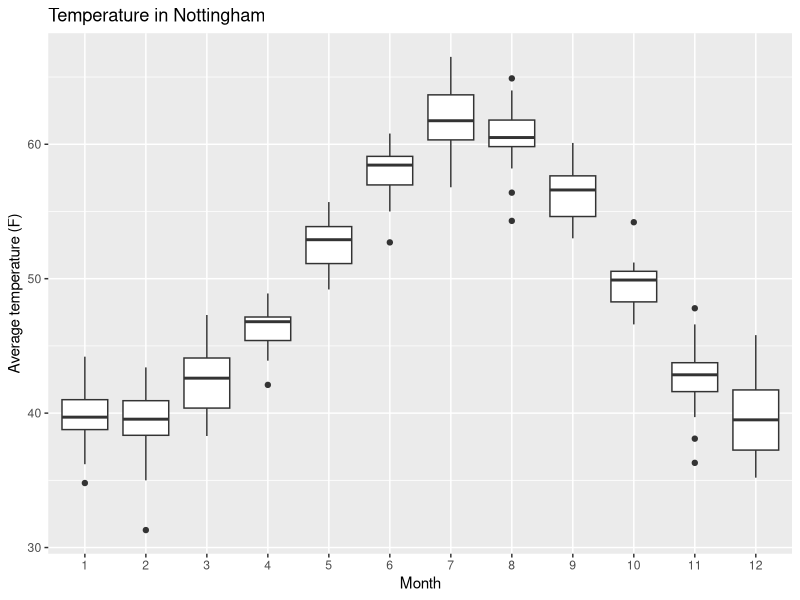
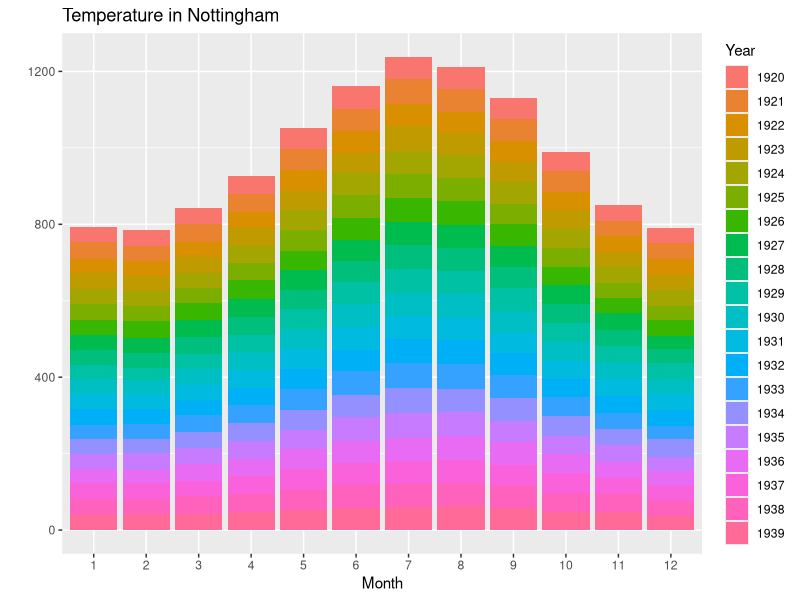
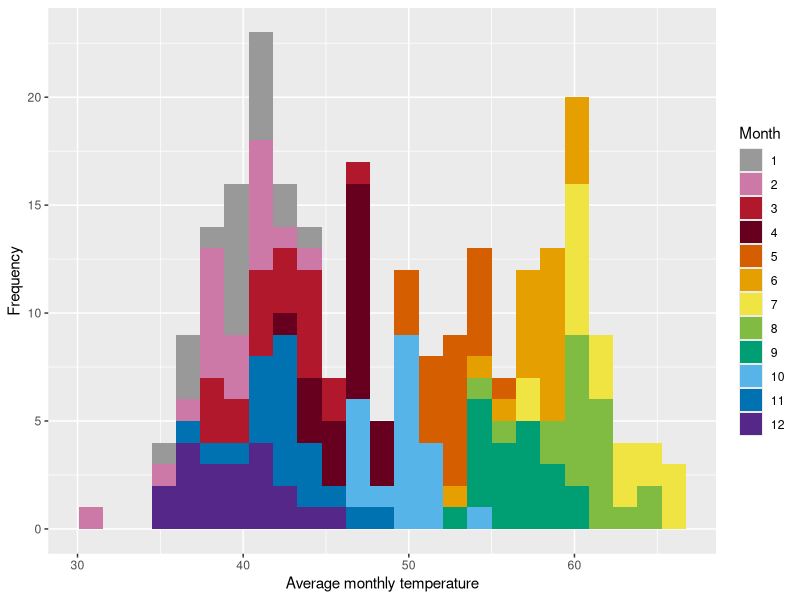

Reproduce these figures in R, in order.
## ---- chunk 1
	## load any packages you'll need in the document
	library(knitr)
	library(ggplot2)
	library(kableExtra)
	
	## here you can also load any custom-written functions you may need
	## source("~/Documents/R_scripts/my_custom_functions.R")
	
	## define global options for R code chunks
	opts_chunk$set(echo = FALSE, ## don't output the contents of the chunk
					message = FALSE, ## don't display R messages
					warning = FALSE, ## don't display R warnings
					fig.width=5, ## define standard figure widthd
					fig.height=5, ## define standard figure height
					fig.align = "center") ## define standard figure alignment
	## these can be changed in individual chunks if required (the options in
	## individual chunks will overwrite these), but if none are specified the 
	## chunks will default to these.
	
	## define colourblind palette for ggplot
	cbPalette <- c("#999999", "#CC79A7", "#b2182b", "#67001f", "#D55E00", "#E69F00", 
				   "#F0E442", "#7fbc41", "#009E73", "#56B4E9", "#0072B2", "#542788")

	## define custom ggplot theme
	custhm <- theme(axis.title.x = element_text(color="black", size=rel(1.5)),
					axis.text.x  = element_text(color="black", size=rel(1.5), 
												margin=margin(t = 10, b = 10)),
					axis.title.y = element_text(color="black", size=rel(1.5)),
					axis.text.y  = element_text(color="black", size=rel(1.5), 
												margin=margin(l = 10, r = 10)),
					legend.text = element_text(color="black", size=rel(1.2)),
					legend.position = "top",
					plot.title = element_text(size=rel(1.7), hjust=0.5, 
											  face="plain"),
					plot.subtitle = element_text(size=rel(1.1), 
												 hjust=0.5, face="plain"))
## ---- chunk 2
	typeof(nottem)
	nottem
## ---- chunk 3
	nottemFrame <- cbind(c(1920:1939),
						 matrix(nottem, ncol=12, byrow=TRUE))

	auxheader <- 13
	names(auxheader) <- "Average monthly temperature"

	kable(nottemFrame, format="html", booktabs=TRUE, row.names=FALSE,
		  col.names=c(" ", "Jan", "Feb", "Mar", "Apr", "May", "Jun", "Jul", 
		  			"Aug", "Sep", "Oct", "Nov", "Dec")) %>%
		kable_styling(full_width=FALSE, bootstrap_options=c("striped")) %>%
		column_spec(1, bold=TRUE, border_right=TRUE, color="blue") %>%
		row_spec(0, bold=TRUE, color="blue") %>%
		add_header_above(auxheader)
		
## ---- chunk 4
	## total number of years of observations
	nYears <- dim(nottemFrame)[1]
 	## prepare data.frame which will be used for plotting
	plotFrame <- matrix(0,12*nYears,3)
	## first column: nottemFrame as a single column vector, with removed $Years column
	## (this is equivalent to Jan 1920, Jan 1921, ..., Jan1939, Feb 1920, ..., Dec 1939
	## because I was too lazy to put it into chronological order - ggplot will be fine)
	plotFrame[,1] <- as.vector(nottemFrame[,-1])
	## second column: years 1920-1939
	plotFrame[,2] <- rep(1920:1939,12)
	## third column: months 1-12
	plotFrame[,3] <- as.vector(sapply(X=1:12,FUN=function(x){rep(x,nYears)}))
	## convert to data.frame() object, and name columns
	plotFrame <- data.frame(plotFrame)
	names(plotFrame) <- c("Temperature", "Year","Month")
		
	## create ggplot object
	myPlot <- ggplot(plotFrame) 
## ---- chunk 5
	myPlot +
		geom_boxplot(aes(x=as.factor(Month), y=Temperature)) +
		labs(x="Month", y="Average temperature (F)", title="Temperature in Nottingham")
## ---- chunk 6
	myPlot +
		geom_col(aes(x=as.factor(Month), y=Temperature, fill=as.factor(Year))) +
		labs(x="Month", y="", title="Temperature in Nottingham") +
		guides(fill = guide_legend(title = "Year"))
## ---- chunk 7
	myPlot +
		geom_histogram(aes(x=Temperature, fill=as.factor(Month)), bins=25) +
		labs(x="Average monthly temperature", y="Frequency") +
		scale_fill_manual(values=cbPalette) +
		guides(fill = guide_legend(title = "Month"))
		
